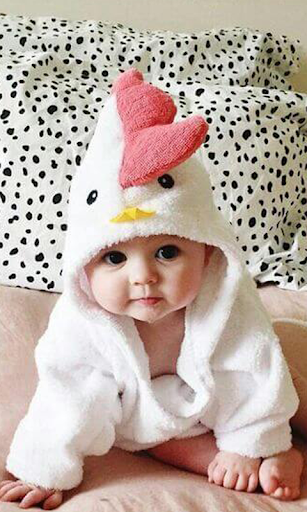
#> input picture image1.png, 307 x 512 px
$ jupyter execute collage.ipynb
#> lines starting #> are read from the running program, lines starting #| are printed output that depends on the picture
[cell 1]
import cv2

[cell 2]
image1=cv2.imread("image1.png")
#> image1 is the input picture: shape (512, 307, 3); mean B, G, R 163.8, 173.4, 190.6

[cell 3]
image2 = cv2.imread("image2.jpeg")
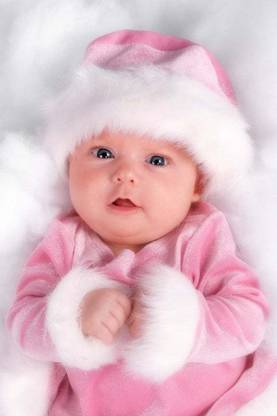
#> input picture image2.jpeg, 277 x 416 px
#> image2 is the input picture: shape (416, 277, 3); mean B, G, R 201.6, 191.4, 226.9

[cell 4]
image1 = image1[0:400,0:277]
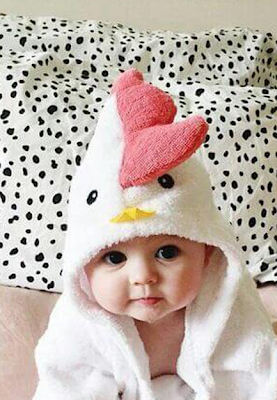
#> image1: shape (400, 277, 3); mean B, G, R 172.3, 180.8, 194.9

[cell 5]
image1.shape
#> Out = (400, 277, 3)

[cell 6]
image2 = image2[0:400,0:300]
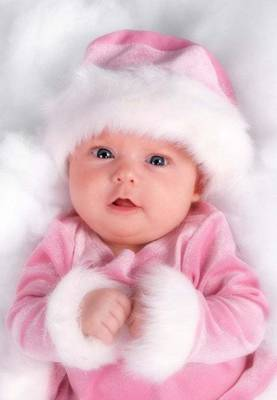
#> image2: shape (400, 277, 3); mean B, G, R 202, 192.3, 226.6

[cell 7]
image2.shape
#> Out = (400, 277, 3)

[cell 8]
import numpy as np
image1_image2_hori = np.hstack((image1,image2))
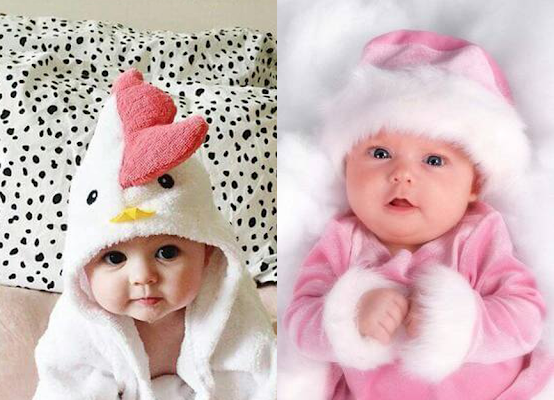
#> image1_image2_hori: shape (400, 554, 3); mean B, G, R 187.1, 186.5, 210.7

[cell 9]
cv2.imshow("Horizontal-Collage",image1_image2_hori)
cv2.waitKey()
cv2.destroyAllWindows()

[cell 10]
image1_image2_ver = np.vstack((image1,image2))
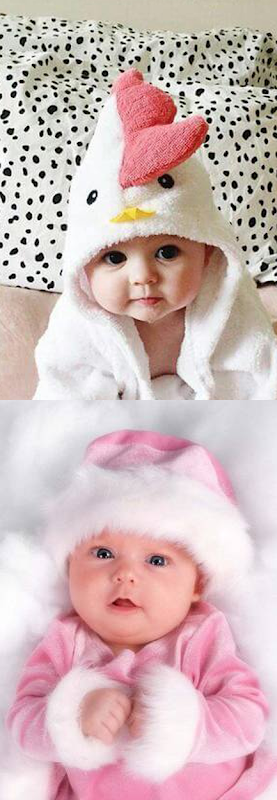
#> image1_image2_ver: shape (800, 277, 3); mean B, G, R 187.1, 186.5, 210.7
